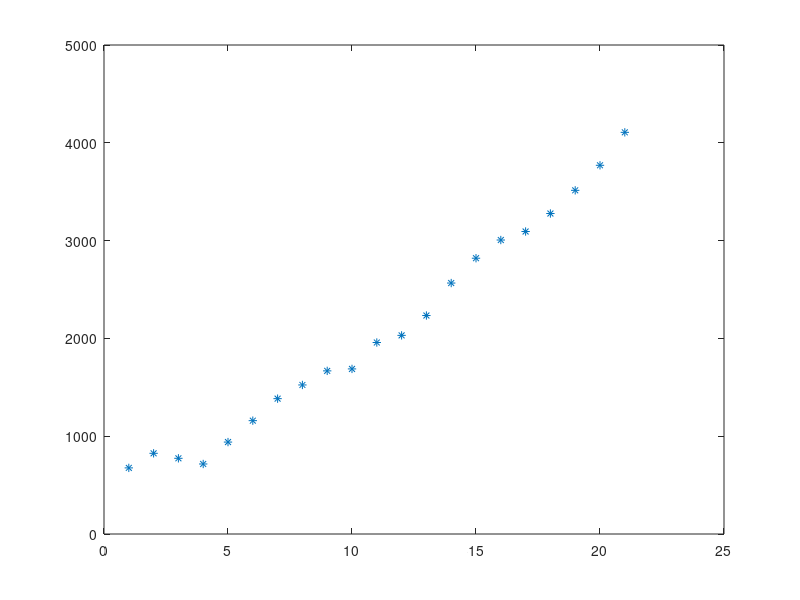

Reproduce this figure in MATLAB.
clc,clear
load y.txt %????????????? y.txt ?
m1=length(y);
n=6; %n ????????
for i=1:m1-n+1
yhat1(i)=sum(y(i:i+n-1))/n;
end
yhat1
m2=length(yhat1);
for i=1:m2-n+1
yhat2(i)=sum(yhat1(i:i+n-1))/n;
end
yhat2
plot(1:21,y,'*')
a21=2*yhat1(end)-yhat2(end)
b21=2*(yhat1(end)-yhat2(end))/(n-1)
y1986=a21+b21
y1987=a21+2*b21